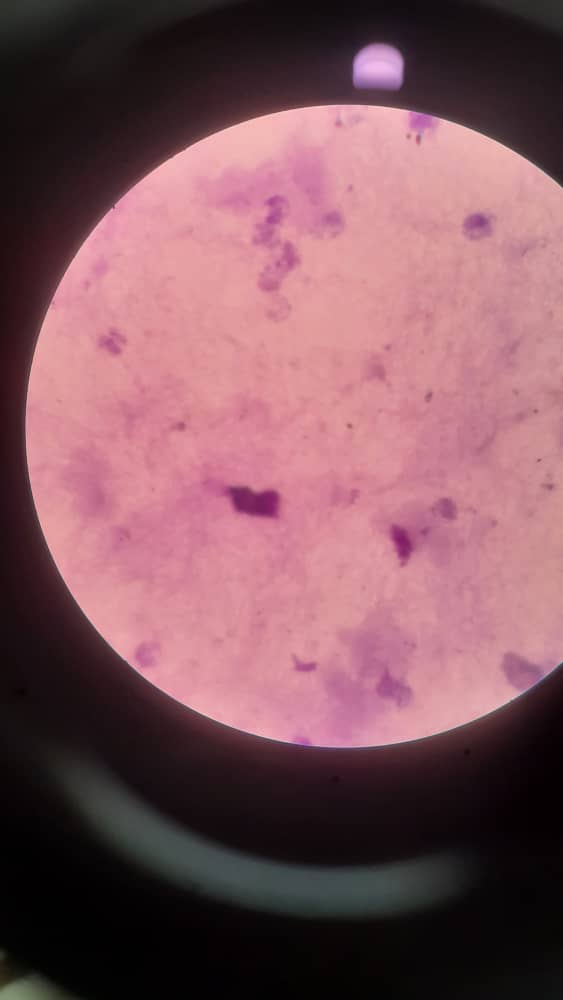
#> input picture malarai1t.jpeg, 563 x 1000 px
$ python otsu_method.py
#> lines starting #> are read from the running program, lines starting #| are printed output that depends on the picture; after the words box and inside, x2 and y2 are one past the last pixel; in counts of white or black regions, pixels touching at a corner belong together
import cv2
import numpy as np

# Load image
img = cv2.imread('malarai1t.jpeg', 0)
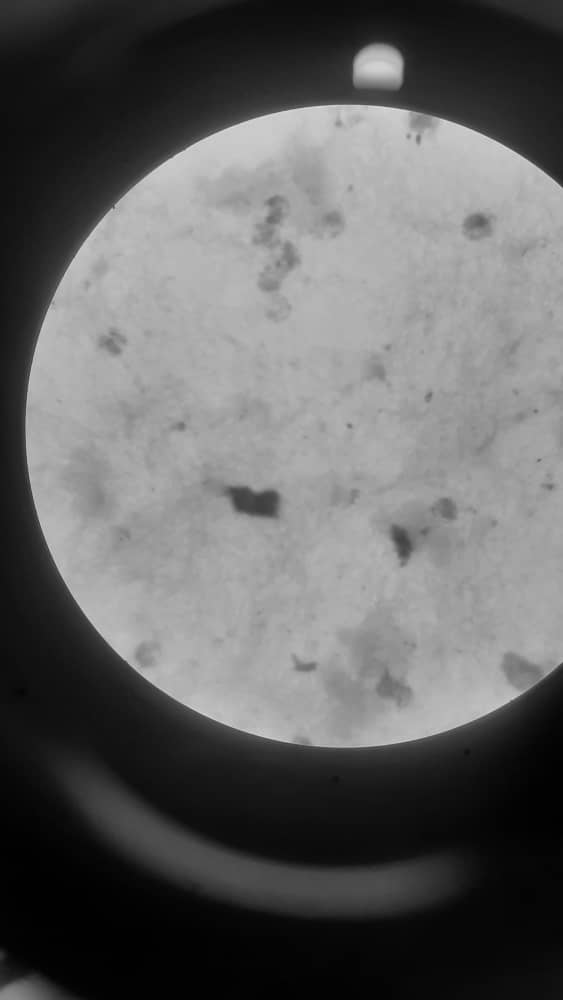
#> img: shape (1000, 563); min 1, max 229, mean 98.5

# Apply Otsu thresholding
ret, thresh = cv2.threshold(img, 0, 255, cv2.THRESH_BINARY+cv2.THRESH_OTSU)
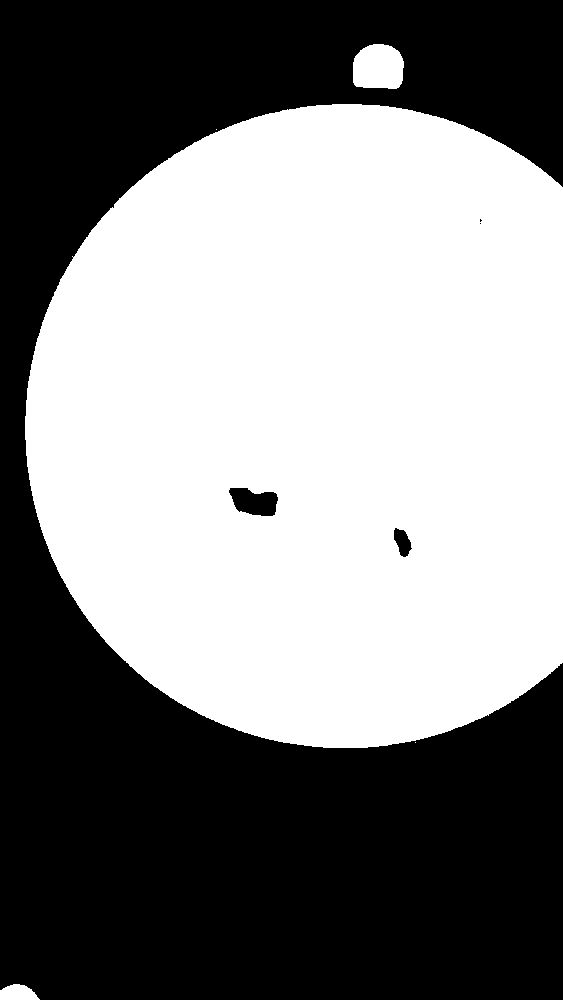
#> thresh: shape (1000, 563); 51.9% white; 5 black regions (2 under 20 px), largest, box (x1, y1, x2, y2) and area: (0, 0, 563, 1000) 269633, (229, 488, 278, 516) 1007, (394, 528, 412, 557) 326
#> ret = 95

# Display results
cv2.imshow('Original Image', img)
cv2.imshow('Otsu Thresholding', thresh)
cv2.waitKey(0)
cv2.destroyAllWindows()

$ run again, with savedImage.jpg copied over malarai1t.jpeg
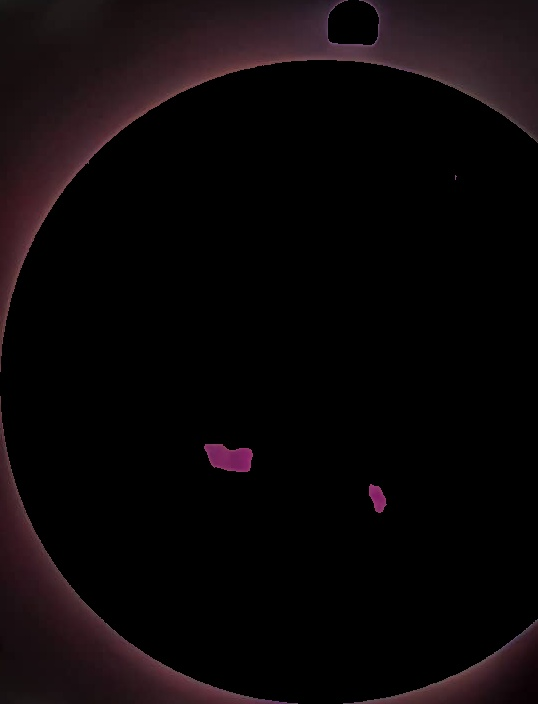
#> input picture savedImage.jpg, 538 x 704 px
#> `img = cv2.imread('malarai1t.jpeg', 0)`:
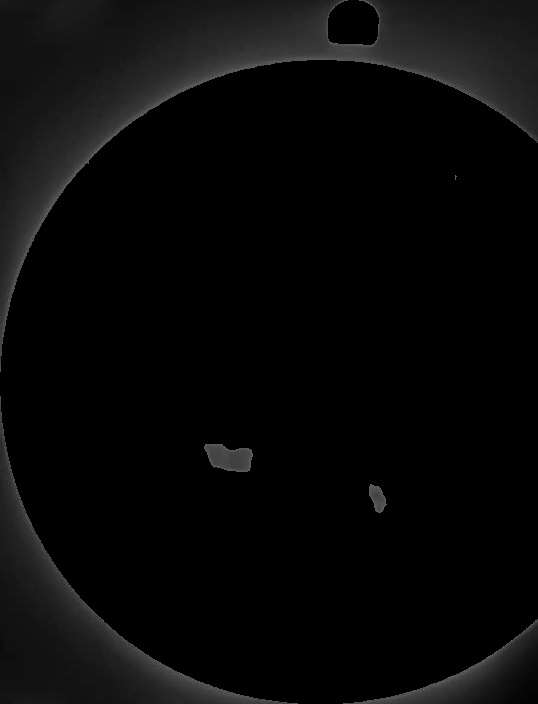
#> img: shape (704, 538); min 0, max 110, mean 8.3
#> `ret, thresh = cv2.threshold(img, 0, 255, cv2.THRESH_BINARY+cv2.THRESH_..`:
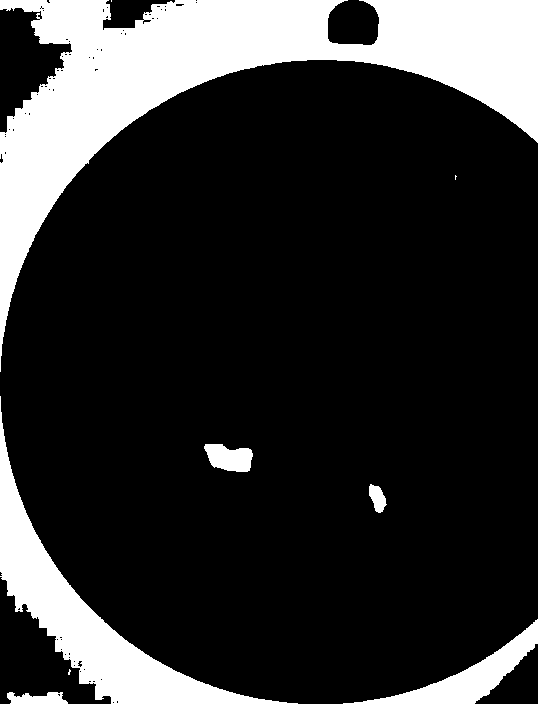
#> thresh: shape (704, 538); 19.4% white; 9 white regions (3 under 20 px), largest, box (x1, y1, x2, y2) and area: (0, 0, 538, 372) 52517, (0, 396, 298, 704) 15120, (343, 619, 538, 704) 3938, (204, 444, 253, 472) 1007, (7, 692, 68, 704) 540, (369, 484, 387, 513) 326
#> ret = 20
